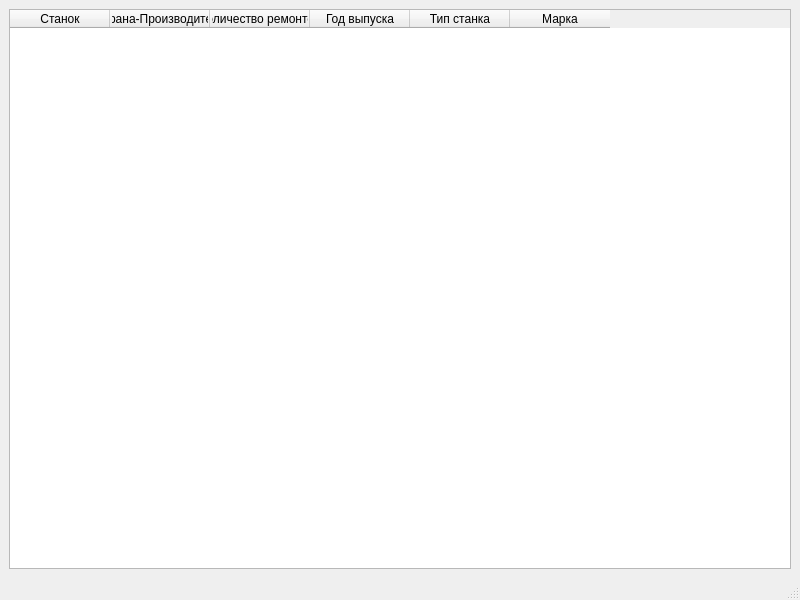
<?xml version="1.0" encoding="UTF-8"?>
<ui version="4.0">
 <class>mainwindow</class>
 <widget class="QMainWindow" name="mainwindow">
  <property name="geometry">
   <rect>
    <x>0</x>
    <y>0</y>
    <width>800</width>
    <height>600</height>
   </rect>
  </property>
  <property name="windowTitle">
   <string>MainWindow</string>
  </property>
  <widget class="QWidget" name="centralwidget">
   <layout class="QGridLayout" name="gridLayout">
    <item row="0" column="0">
     <widget class="QTableWidget" name="tableWidget">
      <column>
       <property name="text">
        <string>Станок</string>
       </property>
      </column>
      <column>
       <property name="text">
        <string>Страна-Производитель</string>
       </property>
      </column>
      <column>
       <property name="text">
        <string>Количество ремонтов</string>
       </property>
      </column>
      <column>
       <property name="text">
        <string>Год выпуска</string>
       </property>
      </column>
      <column>
       <property name="text">
        <string>Тип станка</string>
       </property>
      </column>
      <column>
       <property name="text">
        <string>Марка</string>
       </property>
      </column>
     </widget>
    </item>
   </layout>
  </widget>
  <widget class="QMenuBar" name="menubar">
   <property name="geometry">
    <rect>
     <x>0</x>
     <y>0</y>
     <width>800</width>
     <height>20</height>
    </rect>
   </property>
  </widget>
  <widget class="QStatusBar" name="statusbar"/>
 </widget>
 <resources/>
 <connections/>
</ui>
